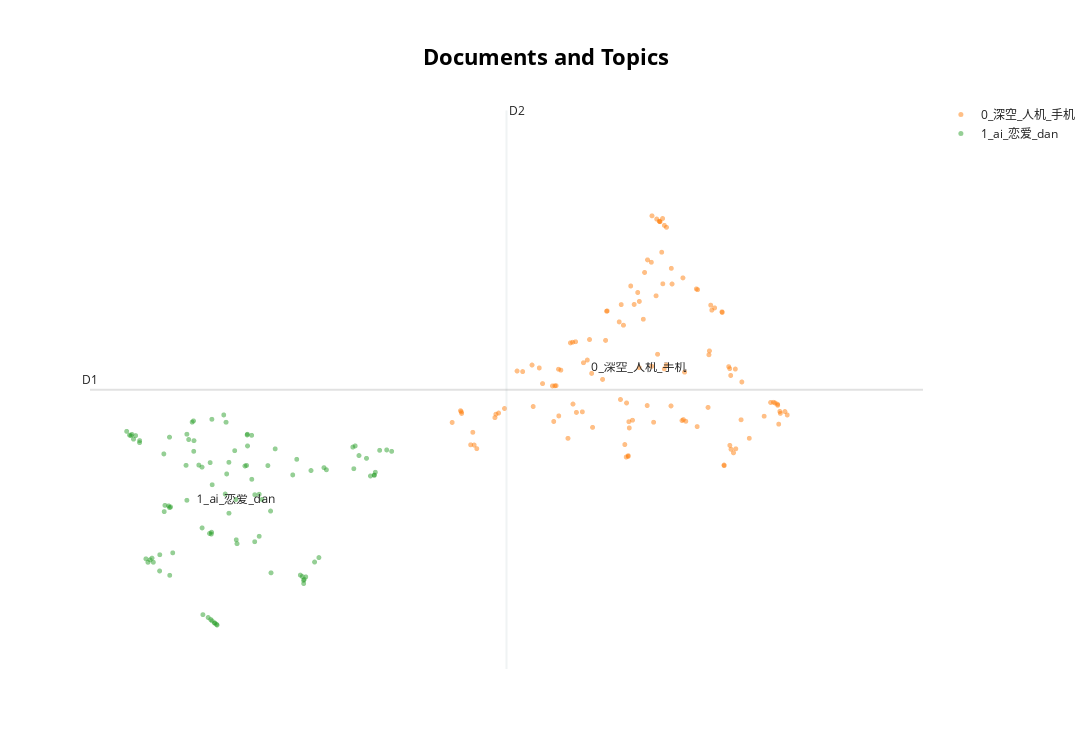

The code cell stored with this chart in its notebook:
### Code cell
reduced_embeddings=UMAP(n_neighbors=10,n_components=2,min_dist=0.0,metric='cosine',).fit_transform(embeddings)
topic_model.visualize_documents(cutted_text,reduced_embeddings=reduced_embeddings)
